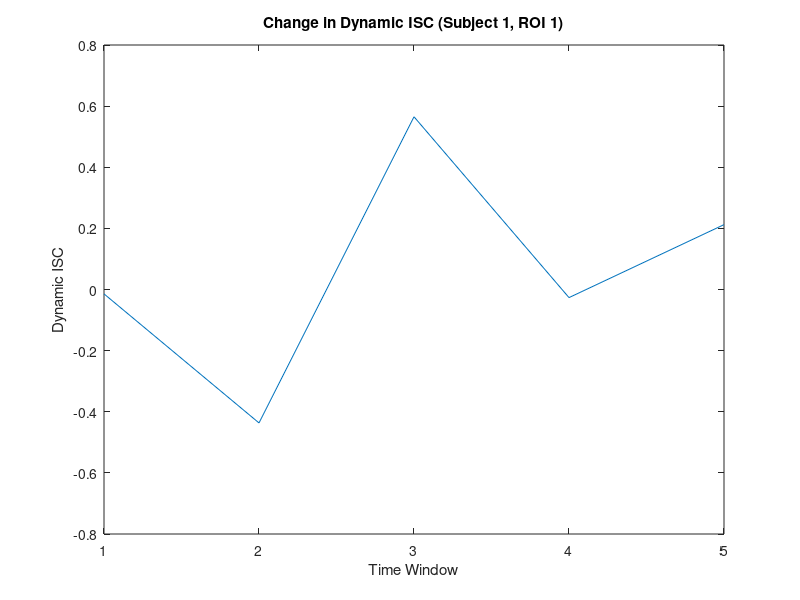

Source code (MATLAB): (Note: this script raises an error after producing the figure.)
% generating toy data
rng("default");

% Parameters
n_subjects = 20;
n_rois = 5;
n_timepoints = 50;
n_sessions = 2;

% Generate ROI data (n, r, t, s)
roi_data = randn(n_subjects, n_rois, n_timepoints, n_sessions);  % Normally distributed random data

% Generate behavioral data (1, n) 
behavior = randi([0, 10], 1, n_subjects); % Generate integer scores between 0 and 10
% Specify the data folder path
data_folder = 'data';

% Check if the 'data' folder exists, and create it if it doesn't
if ~isfolder(data_folder)
    mkdir(data_folder);
    disp(['Created folder: ', data_folder]);
end

% Save the data
save(fullfile(data_folder, 'toy_fmri_data.mat'), 'roi_data', 'behavior','n_subjects','n_rois','n_timepoints','n_sessions');

disp('Toy fMRI and behavioral data generated and saved to ./data/toy_fmri_data.mat');

%% %% get_mean_roi_timeseries 
function mean_timeseries = get_mean_roi_timeseries(roi_data)
%GET_MEAN_ROI_TIMESERIES Calculates the mean ROI timeseries for each
%subject and ROI, averaged across sessions.
%
%   mean_timeseries = GET_MEAN_ROI_TIMESERIES(roi_data)
%
%   Input:
%       roi_data: A 4-D (n,r,t,s) matrix where
%           n = number of subjects
%           r = number of ROIs
%           t = number of time points
%           s = number of scan sessions per subject
%
%   Output:
%       mean_timeseries: A 3-D (n,r,t) matrix of mean ROI timeseries

    n_subjects = size(roi_data, 1);
    n_rois = size(roi_data, 2);
    n_timepoints = size(roi_data, 3);

    mean_timeseries = zeros(n_subjects, n_rois, n_timepoints);

    for subj = 1:n_subjects
        for roi = 1:n_rois
            % Average across sessions
            mean_timeseries(subj, roi, :) = mean(roi_data(subj, roi, :, :), 4);
        end
    end

end
%% temporal_isc_pairwise

% Specify the data folder path
data_folder = 'data';

% Load the data
load(fullfile(data_folder, 'toy_fmri_data.mat'), 'roi_data','n_subjects','n_rois','n_timepoints','n_sessions');

% Calculate mean ROI timeseries across sessions
mean_roi_timeseries = get_mean_roi_timeseries(roi_data);

% Preallocate
pairwise_temporal_ISC = zeros(n_subjects, n_subjects, n_rois);  % (n, n, r)


% Temporal ISC calculation
for roi = 1:n_rois
    for subj1 = 1:n_subjects
        for subj2 = 1:n_subjects
            if subj1 ~= subj2
                timeseries1 = squeeze(mean_roi_timeseries(subj1, roi, :));
                timeseries2 = squeeze(mean_roi_timeseries(subj2, roi, :));

                pairwise_temporal_ISC(subj1, subj2, roi) = corr(timeseries1, timeseries2);
            else
                pairwise_temporal_ISC(subj1, subj2, roi) = NaN;
            end
        end
    end
end

% Save the results
save(fullfile(data_folder, 'temporal_isc_pairwise_results.mat'), 'pairwise_temporal_ISC');

disp('Pairwise temporal ISC calculated and saved to ./data/temporal_isc_pairwise_results.mat');
disp(['pairwise_temporal_ISC size: ', num2str(size(pairwise_temporal_ISC))]); %Disp command

%% temporal_isc_leaveoneout

% Specify the data folder path
data_folder = 'data';

% Load the data
load(fullfile(data_folder, 'toy_fmri_data.mat'), 'roi_data','n_subjects','n_rois','n_timepoints','n_sessions');

% Calculate mean ROI timeseries across sessions
mean_roi_timeseries = get_mean_roi_timeseries(roi_data);

% Preallocate
loo_temporal_ISC = zeros(n_subjects, n_rois);  % (n, r)


% Leave-one-out ISC calculation
for roi = 1:n_rois
    for subj_leaveout = 1:n_subjects
        % Create the group timeseries (average of all other subjects)
        group_timeseries = squeeze(mean(mean_roi_timeseries(setdiff(1:n_subjects, subj_leaveout), roi, :), 1));

        % Get the left-out subject's timeseries
        subject_timeseries = squeeze(mean_roi_timeseries(subj_leaveout, roi, :));

        % Calculate the correlation
        loo_temporal_ISC(subj_leaveout, roi) = corr(subject_timeseries, group_timeseries);
    end
end


% Save the results
save(fullfile(data_folder, 'temporal_isc_leaveoneout_results.mat'), 'loo_temporal_ISC');

disp('Leave-one-out temporal ISC calculated and saved to ./data/temporal_isc_leaveoneout_results.mat');
disp(['loo_temporal_ISC size: ', num2str(size(loo_temporal_ISC))]);


%% % dynamic_isc

% Specify the data folder path
data_folder = 'data';

% Load the data
load(fullfile(data_folder,'toy_fmri_data.mat'), 'roi_data','n_subjects','n_rois','n_timepoints','n_sessions');

% Calculate mean ROI timeseries across sessions
mean_roi_timeseries = get_mean_roi_timeseries(roi_data);

window_size = 10;
step_size = 10;
n_windows = floor((n_timepoints - window_size) / step_size) + 1;

% Preallocate
loo_dynamic_ISC = zeros(n_subjects, n_rois, n_windows);  % (n, r, t/w)

% Dynamic ISC calculation
for roi = 1:n_rois
    for subj_leaveout = 1:n_subjects
        for window = 1:n_windows
            start_time = (window - 1) * step_size + 1;
            end_time = start_time + window_size - 1;

            % Extract timeseries for the current window
            subject_timeseries = squeeze(mean_roi_timeseries(subj_leaveout, roi, start_time:end_time));

            % Create group timeseries (average of all other subjects)
            group_timeseries = squeeze(mean(mean_roi_timeseries(setdiff(1:n_subjects, subj_leaveout), roi, start_time:end_time), 1));

            % Calculate correlation
            loo_dynamic_ISC(subj_leaveout, roi, window) = corr(subject_timeseries, group_timeseries);
        end
    end
end


% Save the results
save(fullfile(data_folder,'dynamic_isc_results.mat'), 'loo_dynamic_ISC', 'window_size', 'step_size');

% Plot change in dynamic ISC for the first subject and first ROI
figure;  % Create a new figure
plot(1:n_windows, squeeze(loo_dynamic_ISC(1, 1, :)));
xlabel('Time Window');
ylabel('Dynamic ISC');  % Changed from Temporal ISC to Dynamic ISC
title('Change in Dynamic ISC (Subject 1, ROI 1)');  % Changed from Temporal ISC to Dynamic ISC

% Save the plot to a file
saveas(gcf, fullfile(data_folder,'dynamic_isc_plot.pdf'), 'pdf');

% Show the Mean dynamic ISC value
disp(['Mean Dynamic ISC (across subjects, ROIs, and windows): ' num2str(mean(loo_dynamic_ISC(:)))]);

%% % spatial_isc

% Specify the data folder path
data_folder = 'data';

% Load the data
load(fullfile(data_folder,'toy_fmri_data.mat'), 'roi_data','n_subjects','n_rois','n_timepoints','n_sessions');

% Calculate mean ROI timeseries across sessions
mean_roi_timeseries = get_mean_roi_timeseries(roi_data);

% Preallocate
loo_spatial_ISC = zeros(n_subjects, 1);  % (n, 1)

% Spatial ISC calculation
for subj_leaveout = 1:n_subjects
    % Get mean activity for each ROI, averaged over time, for the left-out subject
    subject_roi_means = squeeze(mean(mean_roi_timeseries(subj_leaveout, :, :), 3));  % (1, r)

    % Get mean activity for each ROI, averaged over time and over all *other* subjects
    group_roi_means = squeeze(mean(mean(mean_roi_timeseries(setdiff(1:n_subjects, subj_leaveout), :, :), 1), 3)); % (1, r)

    % Calculate correlation between the subject's spatial pattern and the group's spatial pattern
    loo_spatial_ISC(subj_leaveout) = corr(subject_roi_means', group_roi_means');
end

% Save the results
save(fullfile(data_folder,'spatial_isc_results.mat'), 'loo_spatial_ISC');

disp('Spatial ISC calculated and saved to ./data');
disp(['loo_spatial_ISC size: ', num2str(size(loo_spatial_ISC))]);

%% intra_subject_correlation

% Specify the data folder path
data_folder = 'data';

% Load the data
load(fullfile(data_folder,'toy_fmri_data.mat'), 'roi_data','n_subjects','n_rois','n_timepoints','n_sessions');  % Make sure the path is correct

n_subjects = size(roi_data, 1);
n_rois = size(roi_data, 2);
n_timepoints = size(roi_data, 3);
n_sessions = size(roi_data, 4);

% Preallocate
intrasubject_temporal_ISC = zeros(n_subjects, n_rois);  % (n, r)

% Intra-subject correlation calculation
for subj = 1:n_subjects
    for roi = 1:n_rois
        % Extract timeseries for session 1 and session 2 for the current subject and ROI
        timeseries_session1 = squeeze(roi_data(subj, roi, :, 1));  % Session 1
        timeseries_session2 = squeeze(roi_data(subj, roi, :, 2));  % Session 2

        % Calculate the correlation between the two sessions
        intrasubject_temporal_ISC(subj, roi) = corr(timeseries_session1, timeseries_session2);
    end
end

% Save the results
save(fullfile(data_folder,'intra_subject_correlation_results.mat'), 'intrasubject_temporal_ISC'); % Make sure the path is correct

disp('Intra-subject correlation calculated and saved to ./data/intra_subject_correlation_results.mat');
disp(['intrasubject_temporal_ISC size: ', num2str(size(intrasubject_temporal_ISC))]);

%% inter_subject_functional_connectivity

% Specify the data folder path
data_folder = 'data';

% Load the data
load(fullfile(data_folder,'toy_fmri_data.mat'), 'roi_data','n_subjects','n_rois','n_timepoints','n_sessions');

% Calculate mean ROI timeseries across sessions
mean_roi_timeseries = get_mean_roi_timeseries(roi_data);

% Preallocate
loo_ISFC = zeros(n_subjects, n_rois, n_rois);  % (n, r, r)

% Inter-subject functional connectivity calculation
for subj_leaveout = 1:n_subjects
    % Calculate mean timeseries for all *other* subjects
    group_timeseries = squeeze(mean(mean_roi_timeseries(setdiff(1:n_subjects, subj_leaveout), :, :), 1));  % (r, t)

    % Calculate ISFC for the left-out subject
    for roi1 = 1:n_rois
        for roi2 = 1:n_rois
            % Extract timeseries for the left-out subject
            subject_timeseries_roi1 = squeeze(mean_roi_timeseries(subj_leaveout, roi1, :));

            % Extract timeseries for the *group*
            group_timeseries_roi2 = squeeze(group_timeseries(roi2, :));  % Keep as row vector

            % Calculate correlation
            loo_ISFC(subj_leaveout, roi1, roi2) = corr(subject_timeseries_roi1, group_timeseries_roi2');
        end
    end
end

% Save the results
save(fullfile(data_folder,'inter_subject_functional_connectivity_results.mat'), 'loo_ISFC'); % Correct path

disp('Inter-subject functional connectivity calculated and saved to ./data/inter_subject_functional_connectivity_results.mat');
disp(['loo_ISFC size: ', num2str(size(loo_ISFC))]);
% Average over ROI pairs and subjects
disp(['Mean ISFC (across subjects and ROI pairs): ' num2str(mean(loo_ISFC(:)))]);

%% representational_similarity_to_behavior 

% --- /scripts/representational_similarity_to_behavior.m ---

% Specify the data folder path
data_folder = 'data';

% Load the data
load(fullfile(data_folder,'toy_fmri_data.mat'), 'roi_data', 'behavior','n_subjects','n_rois','n_timepoints','n_sessions');
load(fullfile(data_folder, 'temporal_isc_pairwise_results.mat'), 'pairwise_temporal_ISC');

% Define shorthand variables
n = n_subjects;
r = n_rois;

% Ensure behavior is (1, n_subjects) or (n_subjects, 1)
if size(behavior, 1) == 1 && size(behavior, 2) == n
    % It's already a row vector, so do nothing
elseif size(behavior, 2) == 1 && size(behavior, 1) == n
    behavior = behavior'; % Transpose to make it a row vector
else
    error('Behavior variable has incorrect dimensions. Expected (1, n_subjects) or (n_subjects, 1).');
end

% 6. Relate inter-subject representational similarity patterns to behavior
% Create a (n,n) matrix for behavioral similarity
behavioral_similarity = zeros(n, n);

% Compute similarity: higher similarity means smaller difference in behavioral scores
for i = 1:n
    for j = 1:n
        behavioral_similarity(i, j) = 1 / (1 + abs(behavior(i) - behavior(j)));
    end
end

% Display result size
disp('Behavioral Similarity Matrix Size:');
disp(size(behavioral_similarity));  % Expected: (n, n)

% Initialize correlation results per ROI
isc_behavior_corr = zeros(r, 1);

% Compute correlation for each ROI
for roi = 1:r
    % Extract ISC values for this ROI
    isc_values = squeeze(pairwise_temporal_ISC(:, :, roi));  % (n, n)

    % Vectorize both matrices (excluding diagonal to avoid self-correlation)
    isc_vector = isc_values(triu(true(n, n), 1));
    behavior_vector = behavioral_similarity(triu(true(n, n), 1));

    % Compute Pearson correlation between ISC and behavioral similarity
    isc_behavior_corr(roi) = corr(isc_vector, behavior_vector, 'rows', 'complete'); %Use rows complete to handle NaNs
end

% Display correlation results
disp('Correlation Between Pairwise ISC and Behavioral Similarity (per ROI):');
disp(isc_behavior_corr);

% Save the results
save(fullfile(data_folder,'representational_similarity_results.mat'), 'behavioral_similarity', 'isc_behavior_corr');

disp('Representational similarity analysis completed and results saved.');


